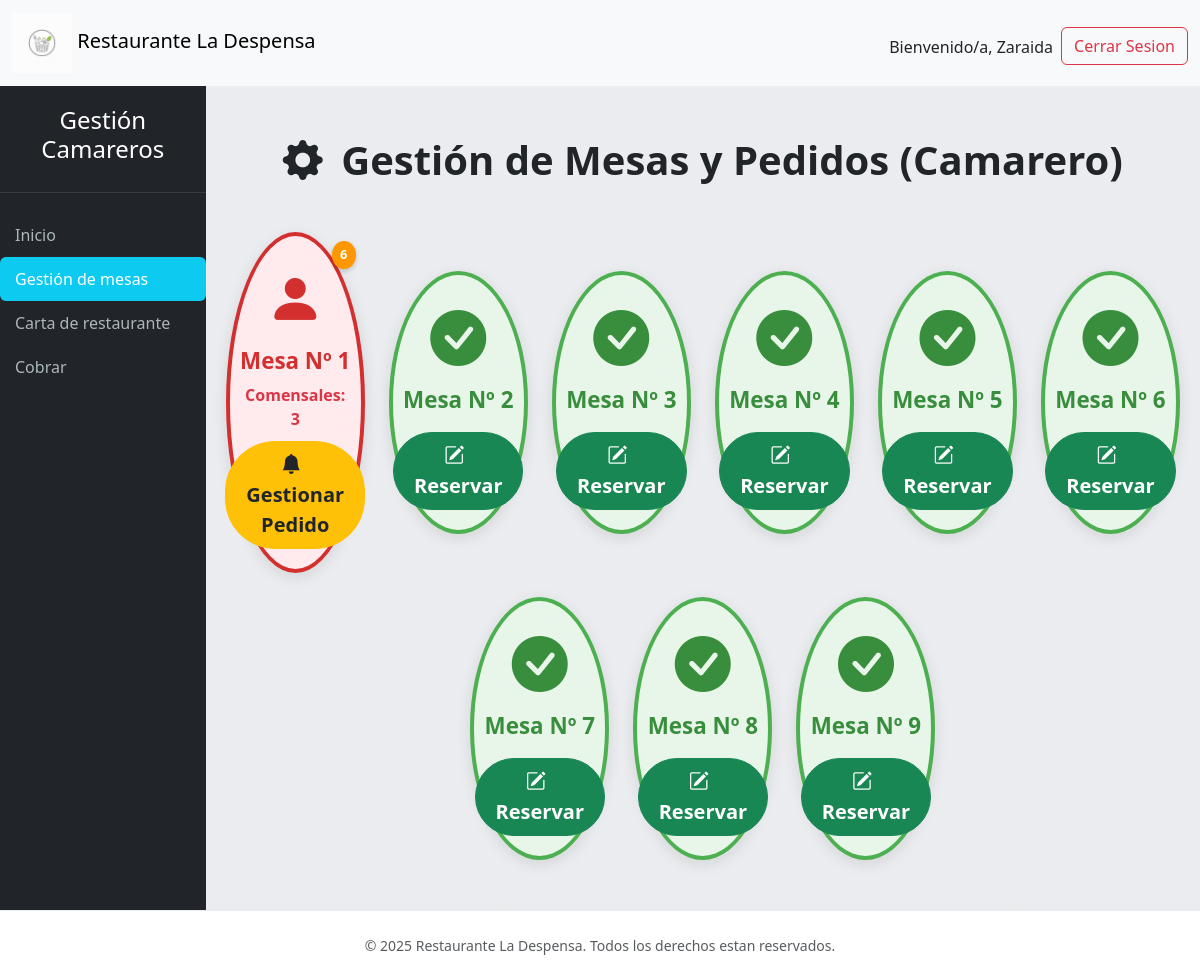
/camareros/gestionarmesas.php (signed in), run on the app's committed database.
### tables this page shows
CREATE TABLE `mesa` (
  `nmesa` int(11) NOT NULL,
  `estado` tinyint(1) NOT NULL
);

CREATE TABLE `reserva` (
  `dni` varchar(9) NOT NULL,
  `nmesa` int(11) NOT NULL,
  `fecha` timestamp NOT NULL DEFAULT current_timestamp() ON UPDATE current_timestamp(),
  `comensales` int(11) NOT NULL
);

### camareros/gestionarmesas.php (the view, shortened to what this page needs)
<?php
include("../conexion.php");
$consultamesa = "SELECT nmesa, estado FROM mesa ORDER BY nmesa";
$mesas = mysqli_query($conn, $consultamesa);
function get_comensales($conn, $mesa_id) {
    $mesa_id_segura = mysqli_real_escape_string($conn, $mesa_id);
    $query_comensales = "
        SELECT comensales
        FROM reserva
        WHERE nmesa = '$mesa_id_segura'
        ORDER BY fecha DESC
        LIMIT 1
    ";
    $result = mysqli_query($conn, $query_comensales);
    if ($result && $row = mysqli_fetch_assoc($result)) {
        return $row['comensales'];
    }
    return 'N/A';
}
function get_pending_orders_info($conn, $mesa_id) {
    $mesa_id_segura = mysqli_real_escape_string($conn, $mesa_id);
    $query_pedidos = "
        SELECT
            pp.idline,
            p.nombre,
            pp.cant,
            pp.comentario
        FROM
            pedido AS ped
        JOIN
            pedido_producto AS pp ON ped.idped = pp.idped
        JOIN
            producto AS p ON pp.idprod = p.idprod
        WHERE
            ped.nmesa = '$mesa_id_segura'
            AND pp.servido = 0
        ORDER BY pp.idline ASC
    ";
    $result = mysqli_query($conn, $query_pedidos);
    $items = [];
    $count = 0;
    if ($result) {
        $count = mysqli_num_rows($result);
        while ($row = mysqli_fetch_assoc($result)) {
            $items[] = [
                'id' => $row['idline'],
                'name' => $row['nombre'],
                'qty' => $row['cant'],
                'comment' => $row['comentario']
            ];
        }
    }
    return ['count' => $count, 'items' => $items];
}
$all_pending_orders = [];
if ($mesas && mysqli_num_rows($mesas) > 0) {
    mysqli_data_seek($mesas, 0);
    while ($temp_mesa = mysqli_fetch_assoc($mesas)) {
        if ($temp_mesa['estado'] == 1) {
            $pedidos_info = get_pending_orders_info($conn, $temp_mesa['nmesa']);
            $all_pending_orders[$temp_mesa['nmesa']] = $pedidos_info['items'];
        }
    }
    mysqli_data_seek($mesas, 0);
}
?>
<!doctype html>
<html lang="es">
<head>
    <?php
    include("../head.php");
    ?>
    <link rel="stylesheet" href="https://cdn.jsdelivr.net/npm/bootstrap-icons@1.11.3/font/bootstrap-icons.min.css">
</head>
<body>
    <?php
    include("../nav.php");
    ?>
    <div class="wrapper">
        <?php
        include("navbar.php");
        ?>
        <div id="content">
            <div class="container-fluid card-container">
                <h1 class="text-center mb-5 fw-bold text-dark">
                    <i class="bi bi-gear-fill me-2"></i> Gestión de Mesas y Pedidos (Camarero)
                </h1>
                <div class="row g-4 justify-content-center">
                    <?php
                    if ($mesas && mysqli_num_rows($mesas) > 0) {
                        while ($datosmesas = mysqli_fetch_assoc($mesas)) {
                            $nummesa = $datosmesas['nmesa'];
                            $estadomesa = $datosmesas['estado'];
                            $clase_estado = '';
                            $icon_mesa = '';
                            $badge_contenido = '';
                            $modal_target = '';
                            $comensales = 'N/A';
                            if ($estadomesa == 0) {
                                $clase_estado = 'mesa-disponible';
                                $icon_mesa = 'bi-check-circle-fill';
                                $modal_target = '#modalReserva';
                                $texto_btn = 'Reservar';
                                $btn_clase = 'btn-success';
                            } else {
                                $clase_estado = 'mesa-ocupada';
                                $icon_mesa = 'bi-person-fill';
                                $modal_target = '#modalPedidos';
                                $texto_btn = 'Gestionar Pedido';
                                $btn_clase = 'btn-warning text-dark';
                                $comensales = get_comensales($conn, $nummesa);
                                $pedidos_pendientes = count($all_pending_orders[$nummesa] ?? []);
                                if ($pedidos_pendientes > 0) {
                                    $badge_contenido = '<span class="pending-badge">' . $pedidos_pendientes . '</span>';
                                }
                            }
                            $accion_contenido = '
                                <button class="btn btn-lg ' . $btn_clase . '"
                                    data-bs-toggle="modal"
                                    data-bs-target="' . $modal_target . '"
                                    data-mesa-id="' . $nummesa . '"
                                    data-comensales="' . $comensales . '">
                                    <i class="bi ' . ($estadomesa == 0 ? 'bi-pencil-square' : 'bi-bell-fill') . ' me-2"></i> ' . $texto_btn . '
                                </button>';
                    ?>
                            <div class="col-6 col-sm-4 col-md-3 col-lg-2 d-flex justify-content-center">
                                <div class="card <?php echo $clase_estado; ?> position-relative">
                                    <?php echo $badge_contenido;  ?>
                                    <i class="bi table-icon <?php echo $icon_mesa; ?>"></i>
                                    <h4 class="card-title mb-2">Mesa Nº <?php echo $nummesa; ?></h4>
                                    <?php if ($estadomesa == 1): ?>
                                        <p class="mb-0 fw-bold text-danger">Comensales: <?php echo $comensales; ?></p>
                                    <?php endif; ?>
                                    <?php echo $accion_contenido; ?>
                                </div>
                            </div>
                    <?php
                        }
                    } else {
                        echo "<div class='col-12'><div class='alert alert-warning text-center' role='alert'>No se encontraron mesas en la base de datos.</div></div>";
                    }
                    ?>
                </div>
            </div>
        </div>
    </div>
    <?php
    include("../footer.php");
    ?>
</body>
</html>

### styles.css (style rules this page uses)
body { display: flex; min-height: 100vh; flex-direction: column; background-color: #f8f9fa; background: linear-gradient(rgba(0, 0, 0, 0.05), rgba(0, 0, 0, 0.05)); margin: 0; }
.wrapper { display: flex; flex: 1; }
#content { width: 100%; padding: 20px; min-height: 100vh; transition: all 0.3s; }
.card { border: none; box-shadow: 0 0.5rem 1rem rgba(0, 0, 0, 0.05); margin-bottom: 1.5rem; }

### camareros/gestionarmesas.php (style rules this page uses)
body { background-color: #f7f9fc; }
.card-container { padding: 30px 0; }
.card { width: 100%; max-width: 200px; padding: 20px 10px; aspect-ratio: 1 / 1; display: flex; flex-direction: column; justify-content: center; align-items: center; text-align: center; margin: auto; border-radius: 50%; border: 4px solid transparent; box-shadow: 0 4px 15px rgba(0, 0, 0, 0.1); transition: all 0.3s cubic-bezier(0.25, 0.8, 0.25, 1); }
.table-icon { font-size: 3.5rem; margin-bottom: 0.5rem; }
.card-title { font-weight: 700; font-size: 1.4rem; margin-bottom: 0.5rem !important; }
.card .btn { font-weight: 600; margin-top: 10px; padding: .5rem 1.25rem; border-radius: 50px; z-index: 10; }
.mesa-disponible { background-color: #e8f5e9; border-color: #4CAF50; cursor: pointer; }
.mesa-disponible .table-icon, .mesa-disponible .card-title { color: #388E3C; }
.mesa-ocupada { background-color: #ffebee; border-color: #D32F2F; opacity: 1; cursor: pointer; }
.mesa-ocupada .table-icon, .mesa-ocupada .card-title { color: #D32F2F; }
.pending-badge { position: absolute; top: 5px; right: 5px; padding: .35em .65em; border-radius: 50%; font-size: 0.8rem; font-weight: bold; background-color: #FF9800; color: white; box-shadow: 0 2px 5px rgba(0,0,0,0.2); z-index: 10; }

### data on the page
mesa: nmesa "6", nmesa "1", nmesa.comensales "3", estado "Gestionar Pedido"
mesa: nmesa "2", estado "Reservar"
mesa: nmesa "3", estado "Reservar"
mesa: nmesa "4", estado "Reservar"
mesa: nmesa "5", estado "Reservar"
mesa: nmesa "6", estado "Reservar"
mesa: nmesa "7", estado "Reservar"
mesa: nmesa "8", estado "Reservar"
mesa: nmesa "9", estado "Reservar"

### other printed values
$_SESSION['nombre'] "Zaraida"
